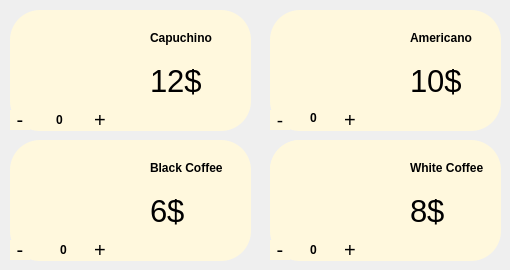
             <widget class="QWidget" name="tab_coffee">
              <attribute name="title">
               <string>Coffee</string>
              </attribute>
              <widget class="QFrame" name="frame_6">
               <property name="geometry">
                <rect>
                 <x>10</x>
                 <y>10</y>
                 <width>241</width>
                 <height>121</height>
                </rect>
               </property>
               <property name="styleSheet">
                <string notr="true">background-color: rgb(255, 248, 221);
border-width:2px;
border-radius:30px</string>
               </property>
               <property name="frameShape">
                <enum>QFrame::StyledPanel</enum>
               </property>
               <property name="frameShadow">
                <enum>QFrame::Raised</enum>
               </property>
               <widget class="QLabel" name="label">
                <property name="geometry">
                 <rect>
                  <x>20</x>
                  <y>10</y>
                  <width>81</width>
                  <height>81</height>
                 </rect>
                </property>
                <property name="text">
                 <string/>
                </property>
                <property name="pixmap">
                 <pixmap>:/newPrefix/capuchino.png</pixmap>
                </property>
                <property name="scaledContents">
                 <bool>true</bool>
                </property>
               </widget>
               <widget class="QLabel" name="label_5">
                <property name="geometry">
                 <rect>
                  <x>140</x>
                  <y>20</y>
                  <width>81</width>
                  <height>16</height>
                 </rect>
                </property>
                <property name="font">
                 <font>
                  <weight>75</weight>
                  <bold>true</bold>
                 </font>
                </property>
                <property name="text">
                 <string>Capuchino</string>
                </property>
               </widget>
               <widget class="QPushButton" name="btn_tru_capu">
                <property name="geometry">
                 <rect>
                  <x>0</x>
                  <y>100</y>
                  <width>20</width>
                  <height>20</height>
                 </rect>
                </property>
                <property name="font">
                 <font>
                  <pointsize>15</pointsize>
                 </font>
                </property>
                <property name="text">
                 <string>-</string>
                </property>
               </widget>
               <widget class="QPushButton" name="btn_add_capu">
                <property name="geometry">
                 <rect>
                  <x>80</x>
                  <y>100</y>
                  <width>20</width>
                  <height>20</height>
                 </rect>
                </property>
                <property name="font">
                 <font>
                  <pointsize>15</pointsize>
                 </font>
                </property>
                <property name="text">
                 <string>+</string>
                </property>
               </widget>
               <widget class="QLabel" name="label_9">
                <property name="geometry">
                 <rect>
                  <x>140</x>
                  <y>50</y>
                  <width>51</width>
                  <height>41</height>
                 </rect>
                </property>
                <property name="font">
                 <font>
                  <pointsize>23</pointsize>
                 </font>
                </property>
                <property name="text">
                 <string>12$</string>
                </property>
               </widget>
               <widget class="QLabel" name="lb_capu">
                <property name="geometry">
                 <rect>
                  <x>46</x>
                  <y>100</y>
                  <width>20</width>
                  <height>20</height>
                 </rect>
                </property>
                <property name="font">
                 <font>
                  <pointsize>9</pointsize>
                  <weight>75</weight>
                  <bold>true</bold>
                 </font>
                </property>
                <property name="text">
                 <string>0</string>
                </property>
               </widget>
              </widget>
              <widget class="QFrame" name="frame_7">
               <property name="geometry">
                <rect>
                 <x>10</x>
                 <y>140</y>
                 <width>241</width>
                 <height>121</height>
                </rect>
               </property>
               <property name="styleSheet">
                <string notr="true">background-color: rgb(255, 248, 221);
border-width:2px;
border-radius:30px</string>
               </property>
               <property name="frameShape">
                <enum>QFrame::StyledPanel</enum>
               </property>
               <property name="frameShadow">
                <enum>QFrame::Raised</enum>
               </property>
               <widget class="QLabel" name="label_4">
                <property name="geometry">
                 <rect>
                  <x>0</x>
                  <y>10</y>
                  <width>91</width>
                  <height>81</height>
                 </rect>
                </property>
                <property name="text">
                 <string/>
                </property>
                <property name="pixmap">
                 <pixmap>:/newPrefix/blackcfe.png</pixmap>
                </property>
                <property name="scaledContents">
                 <bool>true</bool>
                </property>
               </widget>
               <widget class="QPushButton" name="btn_tru_black">
                <property name="geometry">
                 <rect>
                  <x>0</x>
                  <y>100</y>
                  <width>20</width>
                  <height>20</height>
                 </rect>
                </property>
                <property name="font">
                 <font>
                  <pointsize>15</pointsize>
                 </font>
                </property>
                <property name="text">
                 <string>-</string>
                </property>
               </widget>
               <widget class="QPushButton" name="btn_add_black">
                <property name="geometry">
                 <rect>
                  <x>80</x>
                  <y>100</y>
                  <width>20</width>
                  <height>20</height>
                 </rect>
                </property>
                <property name="font">
                 <font>
                  <pointsize>15</pointsize>
                 </font>
                </property>
                <property name="text">
                 <string>+</string>
                </property>
               </widget>
               <widget class="QLabel" name="label_6">
                <property name="geometry">
                 <rect>
                  <x>140</x>
                  <y>20</y>
                  <width>81</width>
                  <height>16</height>
                 </rect>
                </property>
                <property name="font">
                 <font>
                  <weight>75</weight>
                  <bold>true</bold>
                 </font>
                </property>
                <property name="text">
                 <string>Black Coffee</string>
                </property>
               </widget>
               <widget class="QLabel" name="label_12">
                <property name="geometry">
                 <rect>
                  <x>140</x>
                  <y>50</y>
                  <width>51</width>
                  <height>41</height>
                 </rect>
                </property>
                <property name="font">
                 <font>
                  <pointsize>23</pointsize>
                 </font>
                </property>
                <property name="text">
                 <string>6$</string>
                </property>
               </widget>
               <widget class="QLabel" name="lb_black">
                <property name="geometry">
                 <rect>
                  <x>50</x>
                  <y>100</y>
                  <width>16</width>
                  <height>20</height>
                 </rect>
                </property>
                <property name="font">
                 <font>
                  <pointsize>9</pointsize>
                  <weight>75</weight>
                  <bold>true</bold>
                 </font>
                </property>
                <property name="text">
                 <string>0</string>
                </property>
               </widget>
              </widget>
              <widget class="QFrame" name="frame_8">
               <property name="geometry">
                <rect>
                 <x>270</x>
                 <y>140</y>
                 <width>231</width>
                 <height>121</height>
                </rect>
               </property>
               <property name="styleSheet">
                <string notr="true">background-color: rgb(255, 248, 221);
border-width:2px;
border-radius:30px</string>
               </property>
               <property name="frameShape">
                <enum>QFrame::StyledPanel</enum>
               </property>
               <property name="frameShadow">
                <enum>QFrame::Raised</enum>
               </property>
               <widget class="QLabel" name="label_3">
                <property name="geometry">
                 <rect>
                  <x>0</x>
                  <y>0</y>
                  <width>101</width>
                  <height>91</height>
                 </rect>
                </property>
                <property name="text">
                 <string/>
                </property>
                <property name="pixmap">
                 <pixmap>:/newPrefix/cfesua1.png</pixmap>
                </property>
                <property name="scaledContents">
                 <bool>true</bool>
                </property>
               </widget>
               <widget class="QPushButton" name="btn_tru_white">
                <property name="geometry">
                 <rect>
                  <x>0</x>
                  <y>100</y>
                  <width>20</width>
                  <height>20</height>
                 </rect>
                </property>
                <property name="font">
                 <font>
                  <pointsize>15</pointsize>
                 </font>
                </property>
                <property name="text">
                 <string>-</string>
                </property>
               </widget>
               <widget class="QPushButton" name="btn_add_white">
                <property name="geometry">
                 <rect>
                  <x>70</x>
                  <y>100</y>
                  <width>20</width>
                  <height>20</height>
                 </rect>
                </property>
                <property name="font">
                 <font>
                  <pointsize>15</pointsize>
                 </font>
                </property>
                <property name="text">
                 <string>+</string>
                </property>
               </widget>
               <widget class="QLabel" name="label_7">
                <property name="geometry">
                 <rect>
                  <x>140</x>
                  <y>20</y>
                  <width>81</width>
                  <height>16</height>
                 </rect>
                </property>
                <property name="font">
                 <font>
                  <weight>75</weight>
                  <bold>true</bold>
                 </font>
                </property>
                <property name="text">
                 <string>White Coffee</string>
                </property>
               </widget>
               <widget class="QLabel" name="label_11">
                <property name="geometry">
                 <rect>
                  <x>140</x>
                  <y>50</y>
                  <width>51</width>
                  <height>41</height>
                 </rect>
                </property>
                <property name="font">
                 <font>
                  <pointsize>23</pointsize>
                 </font>
                </property>
                <property name="text">
                 <string>8$</string>
                </property>
               </widget>
               <widget class="QLabel" name="label_41">
                <property name="geometry">
                 <rect>
                  <x>40</x>
                  <y>100</y>
                  <width>16</width>
                  <height>20</height>
                 </rect>
                </property>
                <property name="font">
                 <font>
                  <pointsize>9</pointsize>
                  <weight>75</weight>
                  <bold>true</bold>
                 </font>
                </property>
                <property name="text">
                 <string>0</string>
                </property>
               </widget>
              </widget>
              <widget class="QFrame" name="frame_9">
               <property name="geometry">
                <rect>
                 <x>270</x>
                 <y>10</y>
                 <width>231</width>
                 <height>121</height>
                </rect>
               </property>
               <property name="styleSheet">
                <string notr="true">background-color: rgb(255, 248, 221);
border-width:2px;
border-radius:30px</string>
               </property>
               <property name="frameShape">
                <enum>QFrame::StyledPanel</enum>
               </property>
               <property name="frameShadow">
                <enum>QFrame::Raised</enum>
               </property>
               <widget class="QLabel" name="label_2">
                <property name="geometry">
                 <rect>
                  <x>10</x>
                  <y>10</y>
                  <width>91</width>
                  <height>81</height>
                 </rect>
                </property>
                <property name="text">
                 <string/>
                </property>
                <property name="pixmap">
                 <pixmap>:/newPrefix/americano.png</pixmap>
                </property>
                <property name="scaledContents">
                 <bool>true</bool>
                </property>
               </widget>
               <widget class="QPushButton" name="btn_tru_ame">
                <property name="geometry">
                 <rect>
                  <x>0</x>
                  <y>100</y>
                  <width>20</width>
                  <height>20</height>
                 </rect>
                </property>
                <property name="font">
                 <font>
                  <pointsize>14</pointsize>
                 </font>
                </property>
                <property name="text">
                 <string>-</string>
                </property>
               </widget>
               <widget class="QPushButton" name="btn_add_ame">
                <property name="geometry">
                 <rect>
                  <x>70</x>
                  <y>100</y>
                  <width>20</width>
                  <height>20</height>
                 </rect>
                </property>
                <property name="font">
                 <font>
                  <pointsize>15</pointsize>
                 </font>
                </property>
                <property name="text">
                 <string>+</string>
                </property>
               </widget>
               <widget class="QLabel" name="label_8">
                <property name="geometry">
                 <rect>
                  <x>140</x>
                  <y>20</y>
                  <width>81</width>
                  <height>16</height>
                 </rect>
                </property>
                <property name="font">
                 <font>
                  <weight>75</weight>
                  <bold>true</bold>
                 </font>
                </property>
                <property name="text">
                 <string>Americano</string>
                </property>
               </widget>
               <widget class="QLabel" name="label_10">
                <property name="geometry">
                 <rect>
                  <x>140</x>
                  <y>50</y>
                  <width>51</width>
                  <height>41</height>
                 </rect>
                </property>
                <property name="font">
                 <font>
                  <pointsize>23</pointsize>
                 </font>
                </property>
                <property name="text">
                 <string>10$</string>
                </property>
               </widget>
               <widget class="QLabel" name="label_38">
                <property name="geometry">
                 <rect>
                  <x>40</x>
                  <y>100</y>
                  <width>16</width>
                  <height>16</height>
                 </rect>
                </property>
                <property name="font">
                 <font>
                  <pointsize>9</pointsize>
                  <weight>75</weight>
                  <bold>true</bold>
                 </font>
                </property>
                <property name="text">
                 <string>0</string>
                </property>
               </widget>
              </widget>
             </widget>
